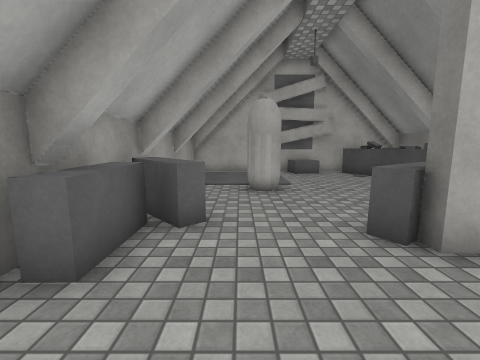
View 1 (above)

16 first-person views from a walk through a 3-D level made in the Unity game engine. The camera is 1.3 m above the floor, tilts 8° down and sees 90° across. The floor is counted in squares, 1 m on a side. Each view is taken from the middle of a square. On the plan, view 1 faces up. The plan holds only what a view shows up to about 12 squares ahead; the rest is blank. The player character is not drawn. Surface patterns are stand-ins for the level's own textures.

View 2
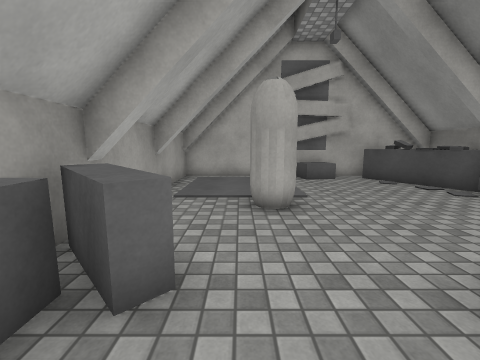

View 3
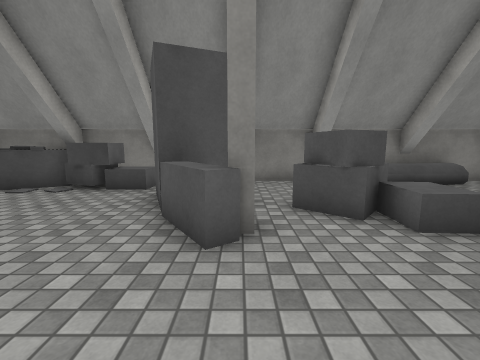

View 4
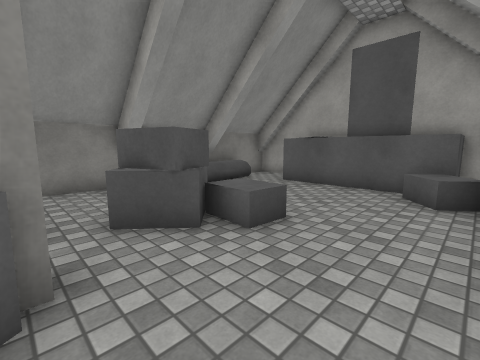

View 5
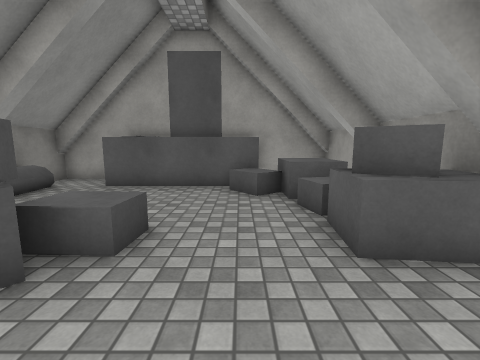

View 6
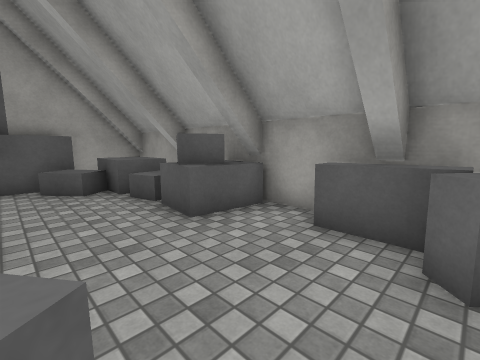

View 7
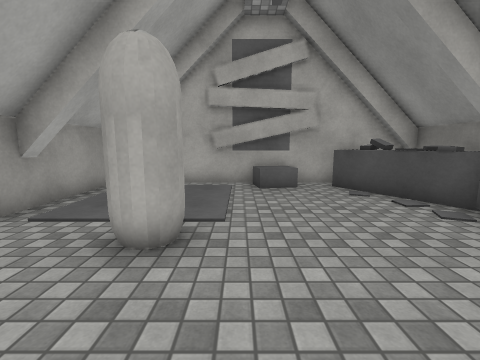

View 8
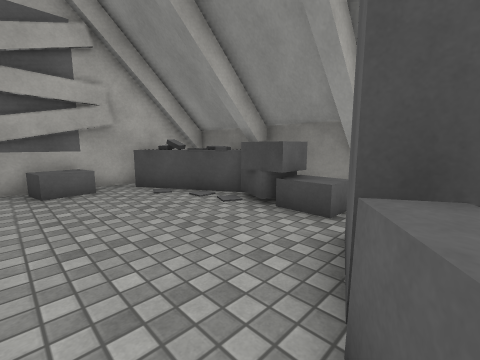

View 9
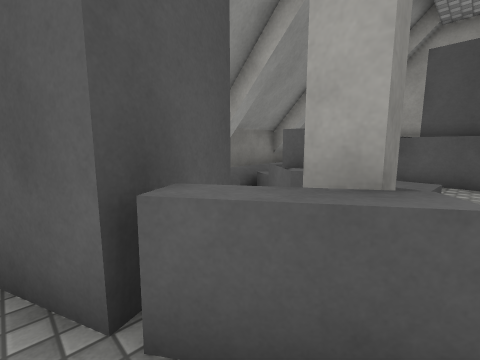

View 10
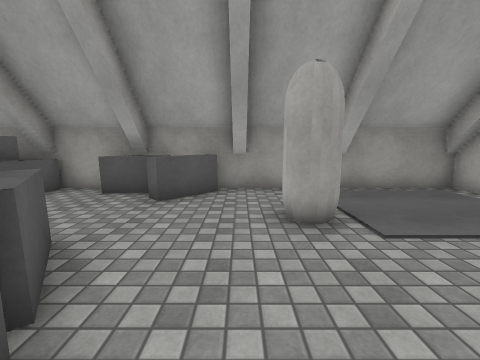

View 11
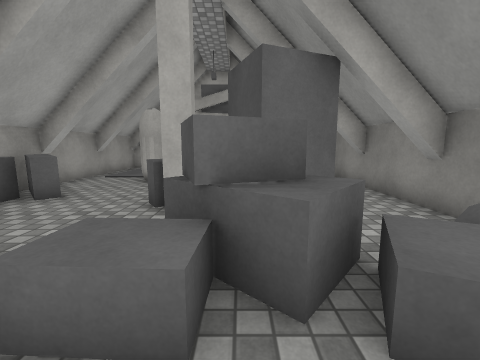

View 12
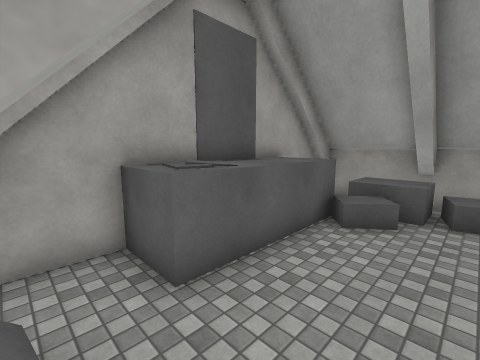

View 13
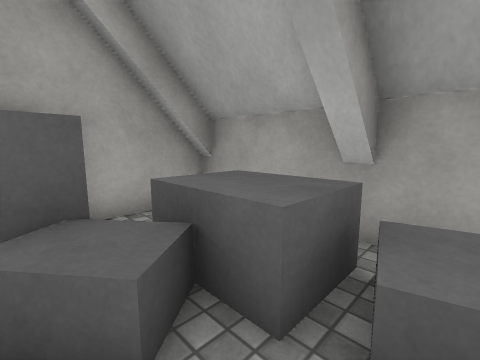

View 14
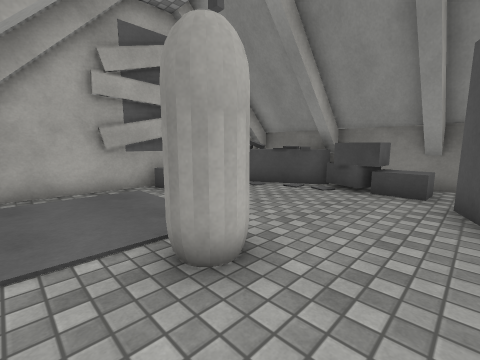

View 15
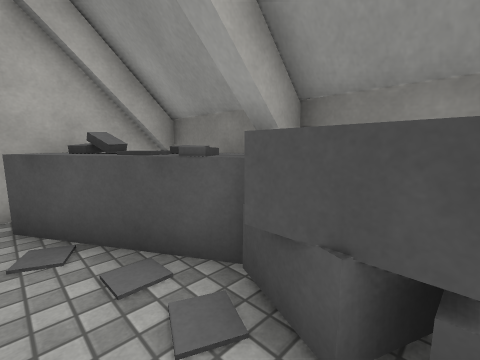

View 16
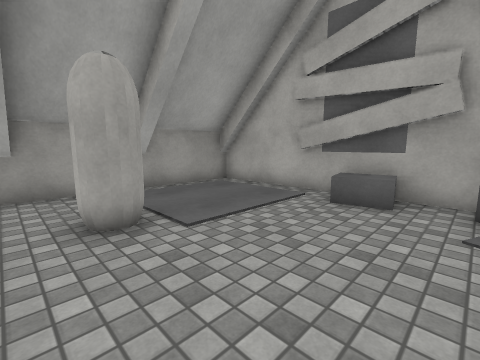

### Floor plan
Key: @ floor where view 1 was taken; # wall or solid block; x gap in a wall; . floor; / step, stairs or slope; = window, fence, low wall or low ledge; ^ raised ledge; C capsule; O other object.
Columns run from 3 left of view 1 to 8 right of it. Each row starts with its distance up from view 1.
 13 ############
 12 ##....^^#^.#
 11 #........^^#
 10 #........^^#
  9 ##........=#
  8 #...C....^^#
  7 #..CC....^^#
  6 ##.......^^#
  5 ##.....#####
  4 #^=...=#####
  3 ##...#x#####
  2 #^.....=#. #
  1 #.....###==#
  0 ###@..^^^^##
 -1 ###...=.=^/^
 -2 ##^=....../^
 -3 ##^^......=^
 -4 ##^^^.....O^
 -5 ##.######..#
 -6 ##.######..#
 -7  ###########

Positions as (right, up) in squares from view 1, and headings:
1: (0, 0), facing up
2: (0, 2), facing up
3: (-1, 3), facing right
4: (0, 3), facing down-right
5: (1, 3), facing down
6: (2, 4), facing down-left
7: (2, 4), facing up
8: (2, 4), facing up-right
9: (2, 5), facing down-right
10: (5, 6), facing left
11: (4, -2), facing up
12: (7, -2), facing down-left
13: (1, -2), facing down-left
14: (-1, 5), facing up-right
15: (5, 7), facing up-right
16: (5, 6), facing up-left
